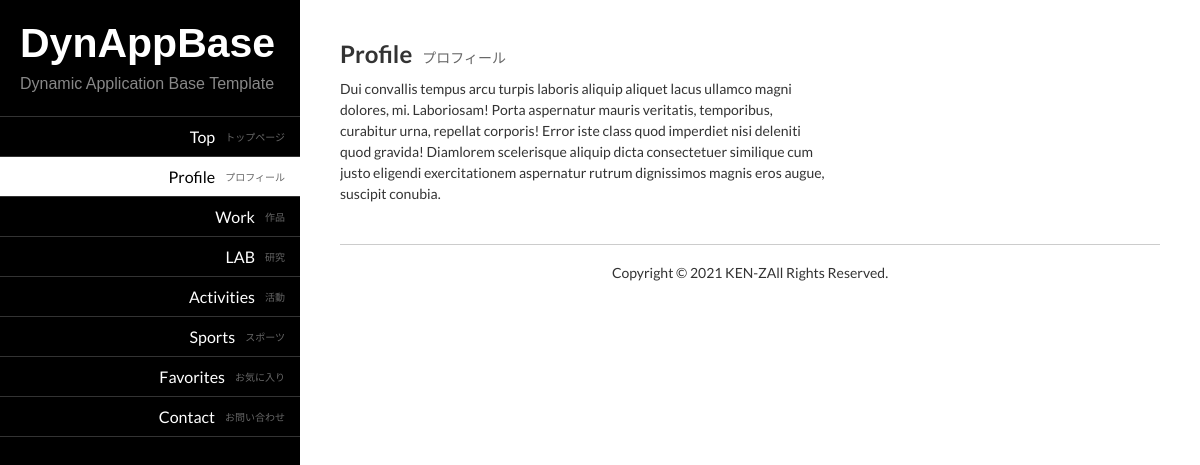
The page /?pa=2 on the database its author committed.
### tables this page shows
CREATE TABLE IF NOT EXISTS `pages` (
  `id` int(11) NOT NULL AUTO_INCREMENT COMMENT 'Page ID',
  `num_order` int(11) NOT NULL DEFAULT '0' COMMENT 'Number Order',
  `toplevel_id` int(11) NOT NULL DEFAULT '0' COMMENT 'Top Level  ID',
  `parent_id` int(11) NOT NULL DEFAULT '0' COMMENT 'Parent Page ID',
  `type` tinyint(1) NOT NULL DEFAULT '0',
  `created_at` datetime NOT NULL DEFAULT CURRENT_TIMESTAMP ON UPDATE CURRENT_TIMESTAMP COMMENT 'Created DateTime',
  `updated_at` datetime NOT NULL DEFAULT CURRENT_TIMESTAMP ON UPDATE CURRENT_TIMESTAMP COMMENT 'Update DateTime',
  `publish` tinyint(1) NOT NULL DEFAULT '0' COMMENT 'Private=0 / Public=1',
  `title` varchar(100) NOT NULL COMMENT 'Page Title',
  `sub_title` varchar(100) NOT NULL COMMENT 'Page Sub Title',
  `description` text NOT NULL COMMENT 'Page Description',
  PRIMARY KEY (`id`)
);

### includes/modules/controller.php (called while the page is built, shortened)
<?php
	if( strpos( $http_host, 'localhost' ) !== false )
	{
		$pdo = new PDO( 'mysql:host='.MYSQL_HOST_LOCAL.';dbname='.MYSQL_DB_LOCAL, MYSQL_USER_LOCAL, MYSQL_PASS_LOCAL );
	}
	else
	{
		$pdo = new PDO( 'mysql:host='.MYSQL_HOST_REMOTE.';dbname='.MYSQL_DB_REMOTE, MYSQL_USER_REMOTE, MYSQL_PASS_REMOTE );
	}
	$plugin_dirs = pluginDirs();
	foreach( $plugin_dirs as $plugin_dir )
	{
		include 'includes/plugins/' . $plugin_dir . '/index.php';
	}
	$navigation = navigation( $pdo, $pa, $po );
	$breadcrumb = breadcrumb( $pdo, $pa, $po );
	if( isset( $pa ) )
	{
		$get__submit = @$_GET[ 'submit' ];
		$get__start_id = @$_GET[ 'start_id' ];
		$get__end_id = @$_GET[ 'end_id' ];
		$get__start_created_at = @$_GET[ 'start_created_at' ];
		$get__end_created_at = @$_GET[ 'end_created_at' ];
		$get__start_updated_at = @$_GET[ 'start_updated_at' ];
		$get__end_updated_at = @$_GET[ 'end_updated_at' ];
		$get__keyword = @$_GET[ 'keyword' ];
		$values = [ $pa, $get__submit, $get__start_id, $get__end_id, $get__start_created_at, $get__end_created_at, $get__start_updated_at, $get__end_updated_at, $get__keyword ];
		$contents = pages( $pdo, $pa, $pn, $values, $request_uri ) . $plugin_content;
	}
	elseif( isset( $po ) )
	{
		$contents = postDetail( $pdo, $po );
	}
?>

### index.php (called while the page is built, shortened)
<?php
	include 'includes/modules/gets.php';
	include 'includes/modules/functions.php';
	include 'includes/modules/controller.php';
	include 'includes/themes/' . ACTIVE_THEME . '/index.php'
?>

### includes/modules/gets.php (called while the page is built, shortened)
<?php
	$pa = @$_REQUEST[ 'pa' ];
	$po = @$_REQUEST[ 'po' ];
?>

### includes/modules/functions.php (the view, shortened to what this page needs)
<?php
	function navigation( $pdo, $pa, $po )
	{
		$html = null;
		if( isset( $pa ) )
		{
			$query = "SELECT * FROM `pages` WHERE `id` = ${pa}";
			$res = $pdo -> query( $query );
			$res -> execute();
			$row = $res -> fetch( PDO::FETCH_ASSOC );
			$db__active__toplevel_id = $row[ 'toplevel_id' ];
		}
		elseif( isset( $po ) )
		{
			$query = "SELECT * FROM `posts` WHERE `id` = ${po}";
			$res = $pdo -> query( $query );
			$res -> execute();
			$row = $res -> fetch( PDO::FETCH_ASSOC );
			$db__active__toplevel_id = $row[ 'toplevel_id' ];
		}
		$query = "SELECT * FROM `pages` ORDER BY `num_order` ASC";
		$res = $pdo -> query( $query );
		$res -> execute();
		$html .= "<nav id=\"navigation\">\n<ul>\n";
		foreach( $res as $row )
		{
			$db__id = $row[ 'id' ];
			$db__toplevel_id = $row[ 'toplevel_id' ];
			$db__title = $row[ 'title' ];
			$db__sub_title = $row[ 'sub_title' ];
			$db__publish = $row[ 'publish' ];
			if( $pa == $db__id || $db__active__toplevel_id == $db__id )
			{
				$active_menu_style = ' class="active-menu"';
			}
			else
			{
				$active_menu_style = '';
			}
			if( $db__toplevel_id == 0 && $db__publish == 1 )
			{
				$html .= "<li${active_menu_style}><a href=\"./?pa=${db__id}\">${db__title}<span>${db__sub_title}</span></a></li>\n";
			}
		}
		$html .= "</ul>\n</nav>\n";
		return $html;
	}
	function breadcrumb( $pdo, $pa, $po )
	{
		$html = null;
		if( isset( $pa ) )
		{
			$id = $pa;
			$table = 'pages';
		}
		elseif( isset( $po ) )
		{
			$type = 'po';
			$id = $po;
			$table = 'posts';
		}
		else
		{
			$type = null;
			$id = null;
			$table = null;
		}
		$query = "SELECT * FROM `${table}` WHERE `id` = ${id}";
		$res = $pdo -> query( $query );
		$res -> execute();
		return $html;
	}
	function pages( $pdo, $pa, $pn, $values, $request_uri )
	{
		$html = null;
		$query = "SELECT * FROM `pages` WHERE `id` = ${pa}";
		$res = $pdo -> query( $query );
		$res -> execute();
		foreach( $res as $row )
		{
			$db__publish = $row[ 'publish' ];
			$db__title = $row[ 'title' ];
			$db__sub_title = $row[ 'sub_title' ];
			$db__description = $row[ 'description' ];
			if( $db__publish == 1 )
			{
				$images = images( 0, $pa );
				if( isset( $db__sub_title ) )
				{
					$el__sub_title = "<span>${db__sub_title}</span>\n";
				}
				if( isset( $db__title ) )
				{
					$el__title = "<h3 id=\"page-title\">${db__title}${el__sub_title}</h3>\n";
				}
				if( isset( $db__description ) )
				{
					$el__description = "<p id=\"page-description\">${db__description}</p>\n";
				}
				$html .= <<< EOF
					<div id="page">
						${images}
						<div id="page-content">
							${el__title}
							${el__description}
						</div>
					</div>
				EOF;
			}
		}
		$html .= subMenus( $pdo, $pa );
		$html .= posts( $pdo, $pa, $pn, $values, $request_uri );
		return $html;
	}
	function posts( $pdo, $pa, $pn, $values, $request_uri )
	{
		$html = null;
		return $html;
	}
?>

### includes/themes/default/style.css (style rules this page uses)
#container, #menubar, #menubar-header, #menubar-body, #navigation, #content, #page, #page-images, #page-content, #search-posts, #sub-menus, .menu-shadow, .post, .post-detail, .post-images, .post-content, #pagination, #footer, ul, li, a { overflow: hidden; box-sizing: border-box; }
#navigation { float: left; width: 100%; overflow: hidden; box-sizing: border-box; }
#navigation ul { width: 100%; border-top: 1px solid #333; list-style: none; padding: 0; margin: 0; }
#navigation li { float: left; width: 100%; }
#navigation li a { display: block; float: left; width: 100%; height: 40px; line-height: 40px; border-bottom: 1px solid #333; padding-right: 15px; font-size: 16px; color: #fff; text-decoration: none; text-align: right; }
#navigation li a span { float: right; margin-left: 10px; font-size: 10px; color: #666; }
.active-menu a { background-color: #fff !important; color: #000 !important; }
#page, .post, .post-detail { width: 100%; }
#page { border-bottom: 1px solid #ccc; }
#page-content, .post-content { float: left; width: 60%; max-width: 600px; margin-bottom: 40px; }
#page-title, .post-title { float: left; margin: 0; font-size: 24px; }
#page-title span, .post-title span { margin-left: 10px; font-size: 14px; font-weight: normal; color: #666; }
#page-description, .post-description { float: left; clear: left; line-height: 1.5em; margin: 10px 0 0 0; font-size: 14px; }

### rows shown on the page
pages: title "Top", sub_title "トップページ"
pages: title "Profile", sub_title "プロフィール", description "Dui convallis tempus arcu turpis laboris aliquip aliquet lacus ullamco magni dolores, mi. Laboriosam! Porta aspernatur mauris veritatis, temporibus, curabitur urna, repellat corporis! Error iste class quod imperdiet nisi deleniti quod gravida! Diamlorem scelerisque aliquip dicta consectetuer similique cum justo eligendi exercitationem aspernatur rutrum dignissimos magnis eros augue, suscipit conubia."
pages: title "Work", sub_title "作品"
pages: title "LAB", sub_title "研究"
pages: title "Activities", sub_title "活動"
pages: title "Sports", sub_title "スポーツ"
pages: title "Favorites", sub_title "お気に入り"
pages: title "Contact", sub_title "お問い合わせ"

### other values the page prints
SITE_TITLE "DynAppBase"
SITE_DESCRIPTION "Dynamic Application Base Template"
COPYRIGHT "Copyright © 2021 KEN-ZAll Rights Reserved."
